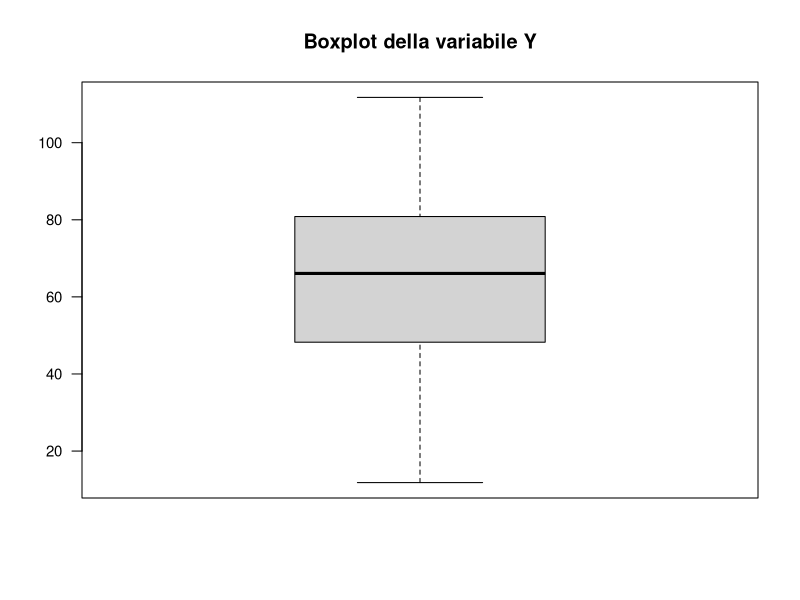
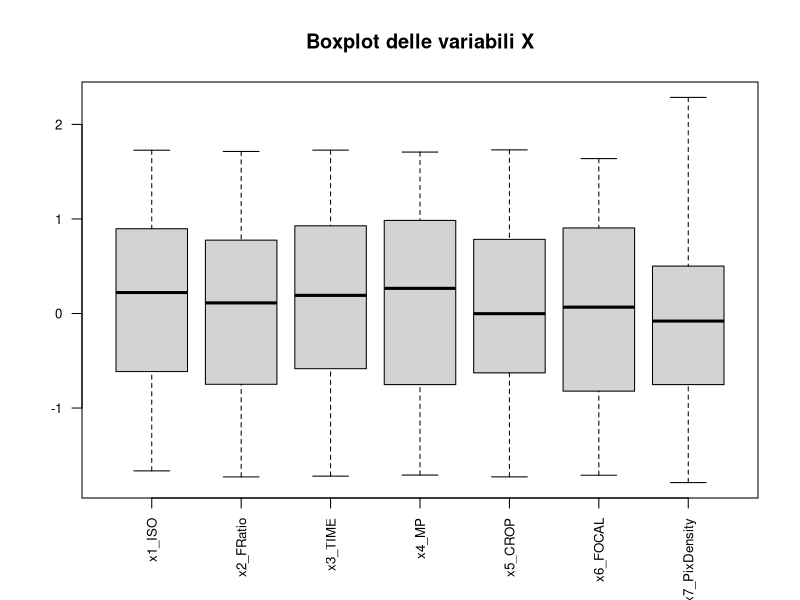
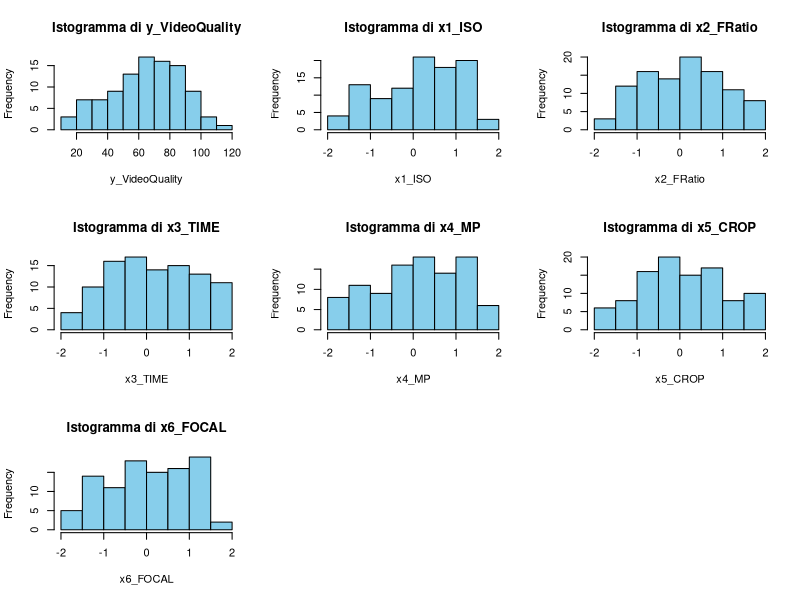
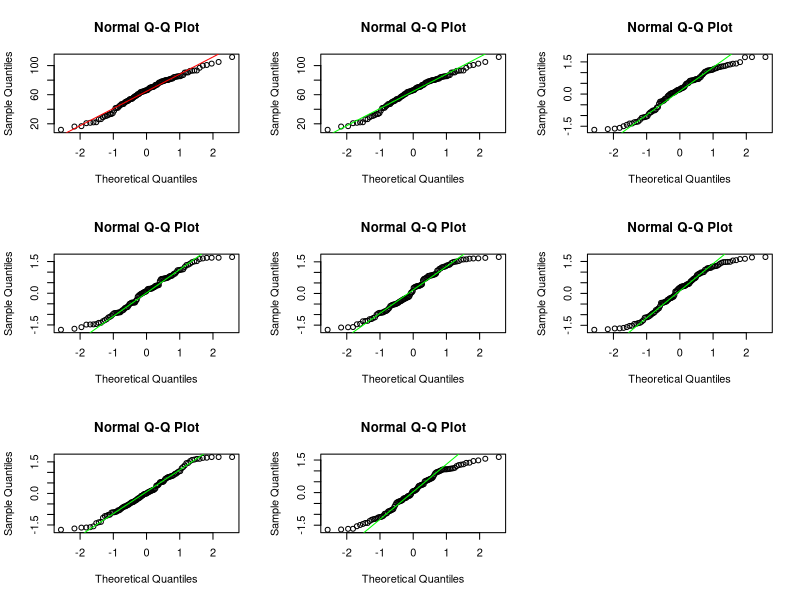
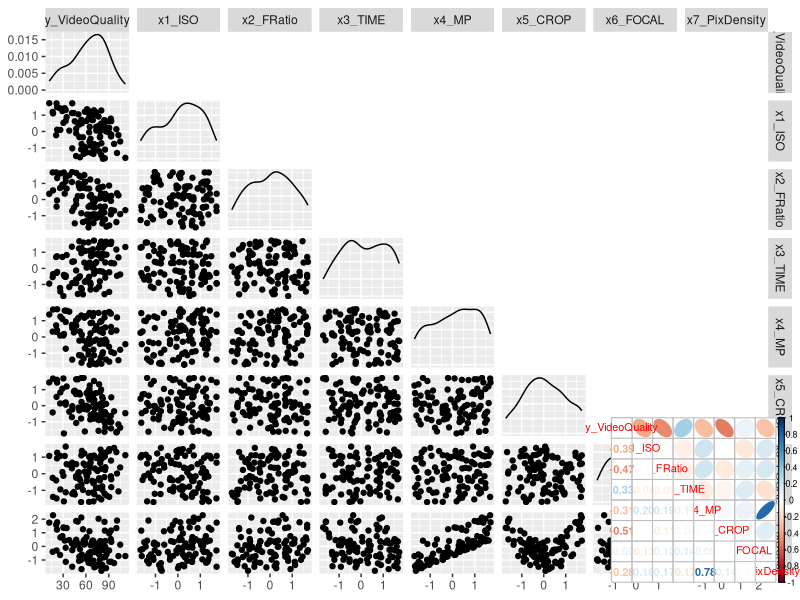
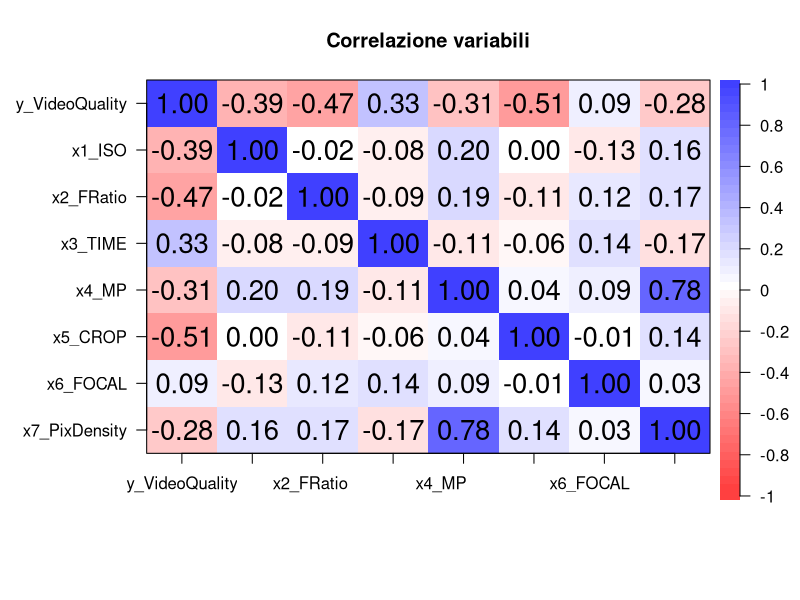
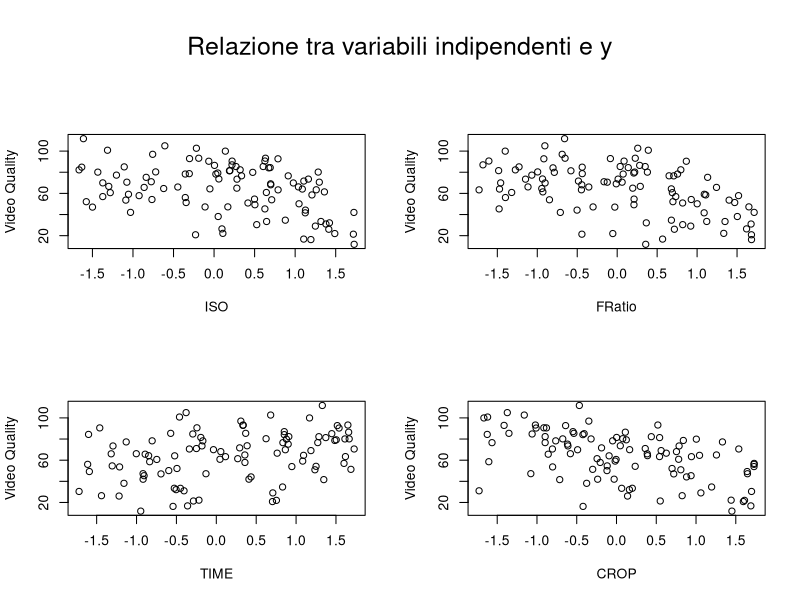

Recreate these plots in R, in order.
# Calcolo frequenze per classi
frequenze_classi <- function(x, k) {
  breaks <- seq(min(x), max(x), length.out = k + 1)
  classi <- cut(x, breaks = breaks, include.lowest = TRUE, right = FALSE)
  frequenze <- table(classi)
  return(list(frequenze = frequenze, breaks = breaks, classi = classi))
}

# Centri delle classi
centri_classi <- function(breaks) {
  return((head(breaks, -1) + tail(breaks, -1)) / 2)
}

frequenzaRelativa <- function(frequenze, n) {
  return(frequenze / n)
}

frequenzaCumulativa <- function(frequenze) {
  return(cumsum(frequenze))
}

frequenzaRelativaCumulativa <- function(freq_cum, n) {
  return(freq_cum / n)
}

intervalloInterquartile <- function(x) {
  q1 <- quantile(x, 0.25)
  q3 <- quantile(x, 0.75)
  iqr <- q3 - q1
  return(c(inf = q1 - 1.5 * iqr, sup = q3 + 1.5 * iqr))
}



#Caricamento e setup iniziale
data <- read.csv("DataSet_gruppo8.csv", header=TRUE)
View(data)

n <- nrow(data)
variabili <- data[, 1:7]  # tutte le x numeriche

# Numero classi con regola di Sturges
k <- round(1 + 3.3 * log10(n))


#hsh
summary(data)

#
for (nome in names(variabili)) {
  cat("\nAnalisi descrittiva per", nome, "\n")
  
  x <- variabili[[nome]]
  risultati <- frequenze_classi(x, k)
  frequenze <- risultati$frequenze
  breaks <- risultati$breaks
  centri <- centri_classi(breaks)
  fr <- frequenzaRelativa(frequenze, length(x))
  fc <- frequenzaCumulativa(frequenze)
  frc <- frequenzaRelativaCumulativa(fc, length(x))
  outliers <- intervalloInterquartile(x)
  
  print(frequenze)
  print(centri)
  print(fr)
  print(fc)
  print(frc)
  cat("Intervallo interquartile (limiti outlier):\n"); print(outliers)
}

#Boxplot e istogrammi
# Boxplot unico

boxplot(data$y_VideoQuality,
        main = "Boxplot della variabile Y",
        las = 2,
        cex.axis = 0.9) #y


boxplot(data[, 2:8],
        main = "Boxplot delle variabili X",
        las = 2,
        cex.axis = 0.8)

# Istogrammi per ciascuna variabile
par(mfrow = c(3, 3))
for (nome in names(variabili)) {
  hist(variabili[[nome]], 
       main = paste("Istogramma di", nome), 
       xlab = nome, 
       col = "skyblue", 
       breaks = k)
}
par(mfrow = c(3, 3))

# Verifica normalità variabili (Q-Q plot + Shapiro)
qqnorm(data$y_VideoQuality); qqline(data$y_VideoQuality, col = "red")
shapiro.test(data$y_VideoQuality)
# Il p-value > 0.05, quindi non si rifiuta l’ipotesi di normalità.
#  Y è sufficientemente normale, compatibile con l’uso della regressione lineare.

# Ciclo opzionale sulle X
for (var in names(data)[1:7]) {
  cat("\n", var, "\n")
  qqnorm(data[[var]]); qqline(data[[var]], col = "green")
  print(shapiro.test(data[[var]]))
}
#Tutti i p-value < 0.05 → normalità rifiutata per tutte le X (con Shapiro–Wilk).

# 6. Correlazioni e visualizzazioni
library(GGally)
ggpairs(data, upper = NULL)

corr_matrix <- cor(data)
library(corrplot)
corrplot.mixed(corr_matrix, order = "original", number.cex = 1, upper = "ellipse")

library(psych)
corPlot(corr_matrix, cex = 1.1, show.legend = TRUE, main = "Correlazione variabili")

#7. Analisi individuale tra x e y (scatterplot)
par(mfrow = c(2, 2), oma = c(0, 0, 4, 0))
plot(data$x1_ISO, data$y_VideoQuality, xlab = "ISO", ylab = "Video Quality")
plot(data$x2_FRatio, data$y_VideoQuality, xlab = "FRatio", ylab = "Video Quality")
plot(data$x3_TIME, data$y_VideoQuality, xlab = "TIME", ylab = "Video Quality")
plot(data$x5_CROP, data$y_VideoQuality, xlab = "CROP", ylab = "Video Quality")
mtext("Relazione tra variabili indipendenti e y", outer = TRUE, cex = 1.5, line = 0.5)
par(mfrow = c(1, 1))
